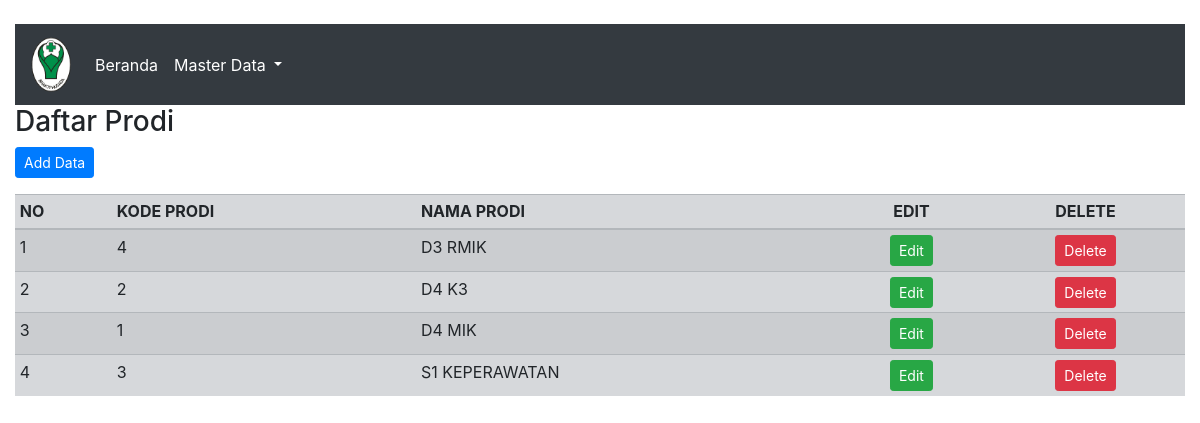
The app's page /data_prodi/tampil.php with its own data.
### tables this page shows
CREATE TABLE `prodi` (
  `kd_prodi` varchar(1) NOT NULL,
  `nm_prodi` varchar(30) NOT NULL,
  PRIMARY KEY (`kd_prodi`)
);

### data_prodi/tampil.php (the view)
<?php require("../atas.php"); ?>
<h3>Daftar Prodi</h3>
  <a href="" class="btn btn-primary btn-sm mb-3">Add Data</a>
  <table class="table table-striped table-secondary table-sm">
   <thead>
    <tr>
     <th>NO</th>
     <th>KODE PRODI</th>
     <th>NAMA PRODI</th>
     <th class="text-center">EDIT</th>
     <th class="text-center">DELETE</th>
    </tr>
   </thead>
   <tbody>
   <?php
   $nomor   = 1;
   $queri   = "SELECT * FROM prodi ORDER BY nm_prodi";
   $sambung = mysqli_query($theLink, $queri);
   while ($row = mysqli_fetch_array($sambung))
   {
   ?>
    <tr>
     <td><?= $nomor; ?></td>
     <td><?= $row["kd_prodi"]; ?></td>
     <td><?= $row["nm_prodi"]; ?></td>
     <td class="text-center">
      <form method="post" action="">
      <button type="submit" class="btn btn-success btn-sm" name="cmdEDIT">Edit</button>
      </form>
     </td>
     <td class="text-center">
      <form method="post" action="">
      <button type="submit" class="btn btn-danger btn-sm" name="cmdDELETE"
      onclick="return confirm('Anda yakin ingin menghapus data ini?');">Delete</button>
      </form>
     </td>
    </tr>
    <?php
    $nomor = $nomor + 1;
   }
   ?>
    </tbody>
  </table>
<?php require("../bawah.php"); ?>

### records on screen
prodi: kd_prodi "4", nm_prodi "D3 RMIK"
prodi: kd_prodi "2", nm_prodi "D4 K3"
prodi: kd_prodi "1", nm_prodi "D4 MIK"
prodi: kd_prodi "3", nm_prodi "S1 KEPERAWATAN"
